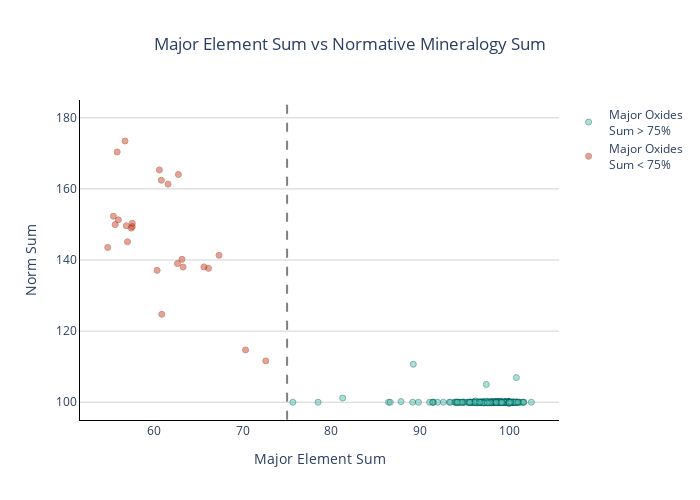

Notebook code cell kept with this figure:
### Code cell
major_sum_filter = igrocs_input[majors].sum(axis=1) >= 75

data=[]

data.append(
    go.Scatter(
        x=[75,75],
        y=[90,200],
        mode='lines',
        line=dict(
            dash='dash',
            color='grey'
        ),
        showlegend=False
    )
)

data.append(
    go.Scatter(
        x=igrocs_input[majors][major_sum_filter].sum(axis=1),
        y=web_norms_lemaitre[norm_minerals][major_sum_filter].sum(axis=1),
        mode='markers',
        marker=dict(
            color="#57C4AD",
            opacity=0.5,
            line=dict(
                color='#006164',
                width=1)),
        name='Major Oxides<br>Sum > 75%'
    )
)

data.append(
    go.Scatter(
        x=igrocs_input[majors][major_sum_filter==False].sum(axis=1),
        y=web_norms_lemaitre[norm_minerals][major_sum_filter==False].sum(axis=1),
        mode='markers',
        marker=dict(
            color="#DB4325",
            opacity=0.5,
            line=dict(
                color='#8b2a17',
                width=1)),
        name='Major Oxides<br>Sum < 75%'
    )
)


fig=go.Figure(data=data)

fig.update_yaxes(
            title_text='Norm Sum',
            gridcolor='lightgrey',
            linecolor='black',
            range=[95,185]
            )

fig.update_xaxes(
            title_text='Major Element Sum',
            gridcolor='white',
            linecolor='black'
            )


fig.update_layout(height=500, width=700, showlegend=True, title_text="Major Element Sum vs Normative Mineralogy Sum", plot_bgcolor='rgba(0,0,0,0)', title_x=0.5)


fig.show()
fig.write_image('Major Element Sum vs Normative Mineralogy Sum.svg')

### Figure 1 — Plotly figure (JSON) as saved in the notebook; plotly's stock layout.template omitted (floating-point values rounded to 4 significant figures; data arrays with more than 128 entries replaced by an {"elided": "..."} marker saying what was removed)
{"data": [{"line": {"color": "grey", "dash": "dash"}, "mode": "lines", "showlegend": false, "type": "scatter", "x": [75, 75], "y": [90, 200]}, {"marker": {"color": "#57C4AD", "line": {"color": "#006164", "width": 1}, "opacity": 0.5}, "mode": "markers", "name": "Major Oxides<br>Sum > 75%", "type": "scatter", "x": {"elided": "526 float values"}, "y": {"elided": "526 float values"}}, {"marker": {"color": "#DB4325", "line": {"color": "#8b2a17", "width": 1}, "opacity": 0.5}, "mode": "markers", "name": "Major Oxides<br>Sum < 75%", "type": "scatter", "x": [57.57, 60.84, 56.75, 55.64, 62.76, 66.15, 55.44, 63.29, 60.36, 63.16, 56.0, 62.65, 57.03, 57.57, 54.8, 65.63, 55.87, 60.62, 61.6, 67.33, 57.45, 72.6, 56.9, 70.32, 60.89], "y": [150.3, 162.4, 173.5, 150.0, 164.0, 137.6, 152.3, 138.0, 137.1, 140.2, 151.3, 139.0, 145.1, 149.4, 143.5, 138.1, 170.4, 165.3, 161.3, 141.3, 149.0, 111.6, 149.7, 114.7, 124.7]}], "layout": {"height": 500, "plot_bgcolor": "rgba(0,0,0,0)", "showlegend": true, "title": {"text": "Major Element Sum vs Normative Mineralogy Sum", "x": 0.5}, "width": 700, "xaxis": {"gridcolor": "white", "linecolor": "black", "title": {"text": "Major Element Sum"}}, "yaxis": {"gridcolor": "lightgrey", "linecolor": "black", "range": [95, 185], "title": {"text": "Norm Sum"}}}}
